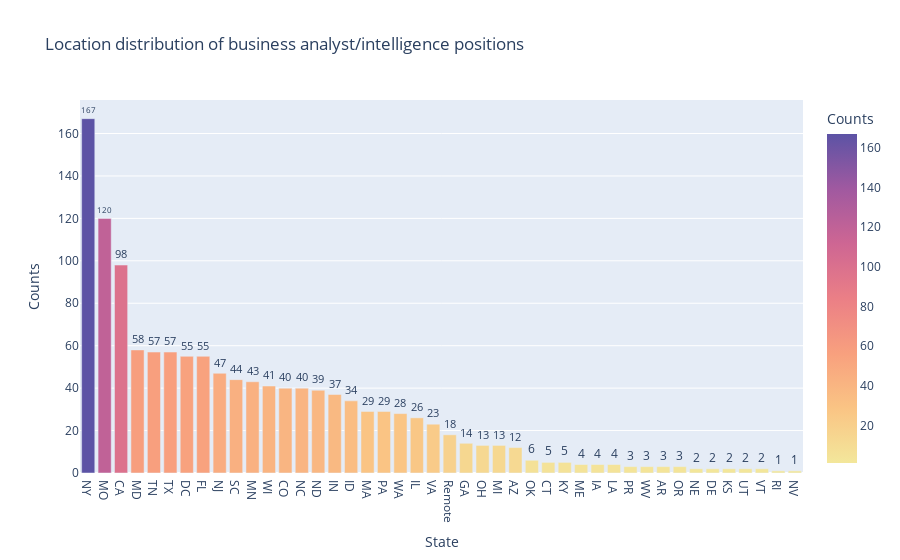

Source (notebook cell):
### Code cell
import plotly.express as px

fig = px.bar(stateFreqB, x='State', y='Counts',text='Counts',
             title='Location distribution of business analyst/intelligence positions',color='Counts',
             color_continuous_scale=px.colors.sequential.Sunset)
fig.update_traces(textposition='outside')
fig.show()

### Figure 1 — Plotly figure (JSON) as saved in the notebook; plotly's stock layout.template omitted (floating-point values rounded to 4 significant figures)
{"data": [{"alignmentgroup": "True", "hoverlabel": {"namelength": 0}, "hovertemplate": "State=%{x}<br>Counts=%{marker.color}", "legendgroup": "", "marker": {"color": [167, 120, 98, 58, 57, 57, 55, 55, 47, 44, 43, 41, 40, 40, 39, 37, 34, 29, 29, 28, 26, 23, 18, 14, 13, 13, 12, 6, 5, 5, 4, 4, 4, 3, 3, 3, 3, 2, 2, 2, 2, 2, 1, 1], "coloraxis": "coloraxis"}, "name": "", "offsetgroup": "", "orientation": "v", "showlegend": false, "text": [167, 120, 98, 58, 57, 57, 55, 55, 47, 44, 43, 41, 40, 40, 39, 37, 34, 29, 29, 28, 26, 23, 18, 14, 13, 13, 12, 6, 5, 5, 4, 4, 4, 3, 3, 3, 3, 2, 2, 2, 2, 2, 1, 1], "textposition": "outside", "type": "bar", "x": ["NY", "MO", "CA", "MD", "TN", "TX", "DC", "FL", "NJ", "SC", "MN", "WI", "CO", "NC", "ND", "IN", "ID", "MA", "PA", "WA", "IL", "VA", "Remote", "GA", "OH", "MI", "AZ", "OK", "CT", "KY", "ME", "IA", "LA", "PR", "WV", "AR", "OR", "NE", "DE", "KS", "UT", "VT", "RI", "NV"], "xaxis": "x", "y": [167, 120, 98, 58, 57, 57, 55, 55, 47, 44, 43, 41, 40, 40, 39, 37, 34, 29, 29, 28, 26, 23, 18, 14, 13, 13, 12, 6, 5, 5, 4, 4, 4, 3, 3, 3, 3, 2, 2, 2, 2, 2, 1, 1], "yaxis": "y"}], "layout": {"barmode": "relative", "coloraxis": {"colorbar": {"title": {"text": "Counts"}}, "colorscale": [[0, "rgb(243, 231, 155)"], [0.1667, "rgb(250, 196, 132)"], [0.3333, "rgb(248, 160, 126)"], [0.5, "rgb(235, 127, 134)"], [0.6667, "rgb(206, 102, 147)"], [0.8333, "rgb(160, 89, 160)"], [1, "rgb(92, 83, 165)"]]}, "legend": {"tracegroupgap": 0}, "title": {"text": "Location distribution of business analyst/intelligence positions"}, "xaxis": {"anchor": "y", "domain": [0, 1], "title": {"text": "State"}}, "yaxis": {"anchor": "x", "domain": [0, 1], "title": {"text": "Counts"}}}}
